Frame 1 (no input): blank canvas, image omitted
Frame 60 (no input): blank canvas, image omitted
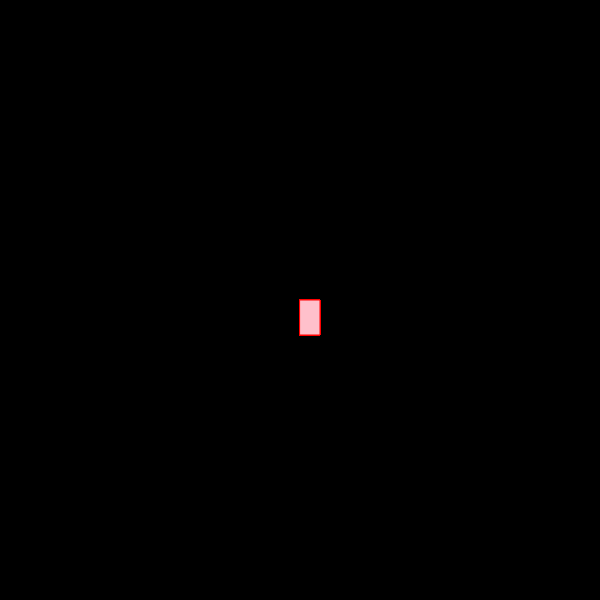
Frame 120 (the mouse pressed at the canvas centre since frame 60)

The p5.js sketch whose frames 1 and 60 were blank and that drew this single picture after the mouse press (run headless with seeded random() and noise() and a simulated clock; from frame 60 on, the mouse is pressed at the canvas centre):

// p5.js sketch
// ── sketch.js
function setup() {
    createCanvas(600, 600);
    background("black");
  }
   
  function draw() {
    stroke("red");
    fill("pink");
    
    if(mouseIsPressed){
      rect(mouseX, mouseY, 20, 35);
    }
    
  }
  
